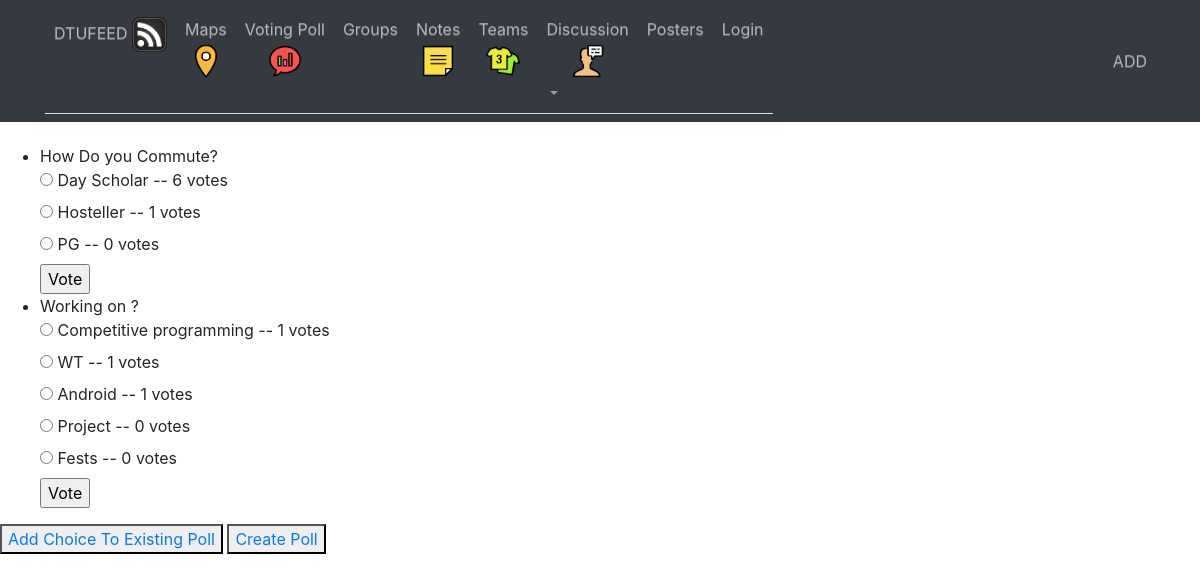
Screenshot of /polls/ with the database file from the repository.
### polls/models.py (models this page shows, shortened)
class Question(models.Model):
    question_text = models.CharField(max_length=200)
    publish_date = models.DateTimeField(auto_now=True)

class Choice(models.Model):
    question_text = models.ForeignKey(Question,on_delete=models.CASCADE)
    choice_text = models.CharField(max_length=200)
    votes = models.IntegerField(default=0)

### polls/views.py (the view)
class IndexView(generic.ListView):
    template_name = 'polls/index.html'
    context_object_name = 'latest_question_list'
    def get_queryset(self):
        return Question.objects.all#.filter(

### polls/templates/polls/index.html (shortened to what this page needs)
{% extends 'polls/polls_base.html' %}
{% load static %}
{% block content %}
    {% if latest_question_list %}
        <ul>
        {% for question in latest_question_list %}
            <li>{{ question.question_text }}</a></li>
            <form action="{% url 'polls:vote' question.id %}" method="post">
            {% for choice in question.choice_set.all %}
                <input type="radio" name="choice" id="choice{{ forloop.counter }}" value="{{ choice.id }}" />
                <label for="choice{{ forloop.counter }}">{{ choice.choice_text }} -- {{choice.votes}} votes </label><br />
            {% endfor %}
            <input type="submit" value="Vote" />
            </form>
        {% endfor %}
        </ul>
    {% else %}
        <p>No polls are available.</p>
    {% endif %}
    <button type="button" name="button"><a href="{% url 'polls:create_choice' %}">Add Choice To Existing Poll</a></button>
    <button type="button" name="button"><a href="#">Create Poll</a></button>
{% endblock %}

### polls/static/css/polls.css (style rules this page uses)
body { padding-top: 4%; }

### rows the page displays
Question: question_text "How Do you Commute?"
Choice: choice_text "Day Scholar", votes "6"
Choice: choice_text "Hosteller", votes "1"
Choice: choice_text "PG", votes "0"
Question: question_text "Working on ?"
Choice: choice_text "Competitive programming", votes "1"
Choice: choice_text "WT", votes "1"
Choice: choice_text "Android", votes "1"
Choice: choice_text "Project", votes "0"
Choice: choice_text "Fests", votes "0"
